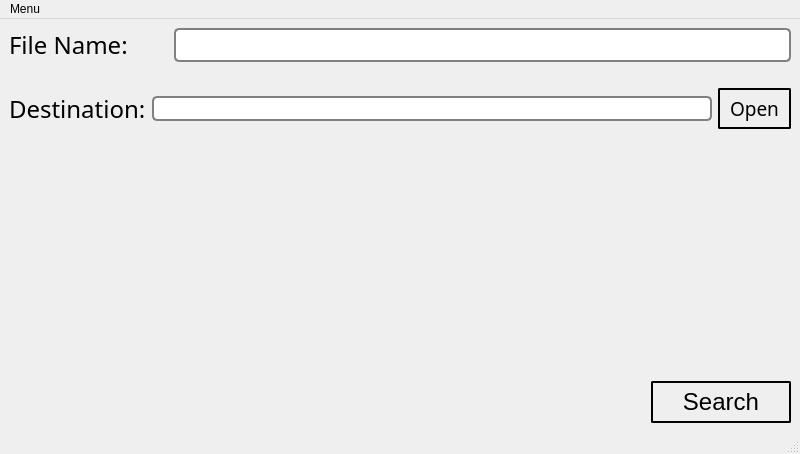
<?xml version="1.0" encoding="UTF-8"?>
<ui version="4.0">
 <class>MainWindow</class>
 <widget class="QMainWindow" name="MainWindow">
  <property name="geometry">
   <rect>
    <x>0</x>
    <y>0</y>
    <width>800</width>
    <height>454</height>
   </rect>
  </property>
  <property name="windowTitle">
   <string>Search Window</string>
  </property>
  <property name="styleSheet">
   <string notr="true">QLineEdit{
border: 2px solid grey;
border-radius: 5px 5px;
padding: 2px;
}

QLabel{
font: 18pt &quot;Linux Libertine G&quot;;
}
QPushButton{
border: 2px solid black;
border-radius: 2px;
padding: 5px 10px;
}

QPushButton:hover:!pressed{
background-color: rgb(0, 170, 255);
}
QPushButton:pressed{
color: rgb(255, 255, 255);
background-color: rgb(0, 92, 138);
}</string>
  </property>
  <widget class="QWidget" name="centralwidget">
   <layout class="QVBoxLayout" name="verticalLayout">
    <item>
     <layout class="QHBoxLayout" name="horizontalLayout">
      <item>
       <widget class="QLabel" name="label">
        <property name="font">
         <font>
          <family>Linux Libertine G</family>
          <pointsize>18</pointsize>
          <weight>50</weight>
          <italic>false</italic>
          <bold>false</bold>
         </font>
        </property>
        <property name="text">
         <string>File Name:</string>
        </property>
       </widget>
      </item>
      <item>
       <spacer name="horizontalSpacer">
        <property name="orientation">
         <enum>Qt::Horizontal</enum>
        </property>
        <property name="sizeType">
         <enum>QSizePolicy::Preferred</enum>
        </property>
        <property name="sizeHint" stdset="0">
         <size>
          <width>40</width>
          <height>20</height>
         </size>
        </property>
       </spacer>
      </item>
      <item>
       <widget class="QLineEdit" name="lineEdit">
        <property name="sizePolicy">
         <sizepolicy hsizetype="Expanding" vsizetype="Minimum">
          <horstretch>0</horstretch>
          <verstretch>10</verstretch>
         </sizepolicy>
        </property>
        <property name="font">
         <font>
          <pointsize>10</pointsize>
         </font>
        </property>
        <property name="dragEnabled">
         <bool>true</bool>
        </property>
       </widget>
      </item>
     </layout>
    </item>
    <item>
     <spacer name="verticalSpacer">
      <property name="orientation">
       <enum>Qt::Vertical</enum>
      </property>
      <property name="sizeType">
       <enum>QSizePolicy::Preferred</enum>
      </property>
      <property name="sizeHint" stdset="0">
       <size>
        <width>20</width>
        <height>20</height>
       </size>
      </property>
     </spacer>
    </item>
    <item>
     <layout class="QHBoxLayout" name="horizontalLayout_2">
      <item>
       <widget class="QLabel" name="label_2">
        <property name="font">
         <font>
          <family>Linux Libertine G</family>
          <pointsize>18</pointsize>
          <weight>50</weight>
          <italic>false</italic>
          <bold>false</bold>
         </font>
        </property>
        <property name="text">
         <string>Destination:</string>
        </property>
       </widget>
      </item>
      <item>
       <widget class="QLineEdit" name="lineEdit_2">
        <property name="font">
         <font>
          <pointsize>10</pointsize>
         </font>
        </property>
       </widget>
      </item>
      <item>
       <widget class="QPushButton" name="pushButton_open">
        <property name="font">
         <font>
          <family>Lucida Sans Typewriter</family>
          <pointsize>14</pointsize>
         </font>
        </property>
        <property name="text">
         <string>Open</string>
        </property>
       </widget>
      </item>
     </layout>
    </item>
    <item>
     <spacer name="verticalSpacer_2">
      <property name="orientation">
       <enum>Qt::Vertical</enum>
      </property>
      <property name="sizeHint" stdset="0">
       <size>
        <width>20</width>
        <height>40</height>
       </size>
      </property>
     </spacer>
    </item>
    <item>
     <widget class="QPushButton" name="pushButton">
      <property name="maximumSize">
       <size>
        <width>140</width>
        <height>45</height>
       </size>
      </property>
      <property name="font">
       <font>
        <pointsize>18</pointsize>
       </font>
      </property>
      <property name="layoutDirection">
       <enum>Qt::RightToLeft</enum>
      </property>
      <property name="text">
       <string>Search</string>
      </property>
     </widget>
    </item>
   </layout>
  </widget>
  <widget class="QMenuBar" name="menubar">
   <property name="geometry">
    <rect>
     <x>0</x>
     <y>0</y>
     <width>800</width>
     <height>21</height>
    </rect>
   </property>
   <widget class="QMenu" name="menuMenu">
    <property name="title">
     <string>Menu</string>
    </property>
    <addaction name="actionRecent_Searches"/>
   </widget>
   <addaction name="menuMenu"/>
  </widget>
  <widget class="QStatusBar" name="statusbar"/>
  <action name="actionRecent_Searches">
   <property name="text">
    <string>Recent Searches</string>
   </property>
  </action>
 </widget>
 <resources/>
 <connections/>
</ui>
